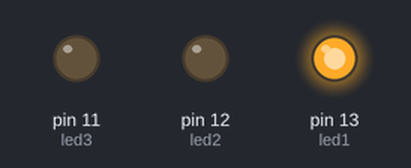
Bench run of a sketch on a simulated Arduino Uno, built with avr-gcc and run on an emulated ATmega328P. On the bench: output pins drawn as LEDs (lit = HIGH).

Above: at 0.5 s.
At 2.5 s:
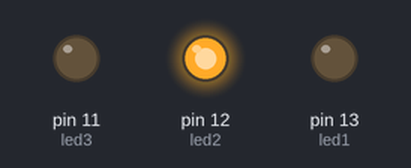
At 4.5 s:
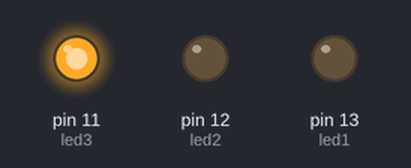
At 9.5 s:
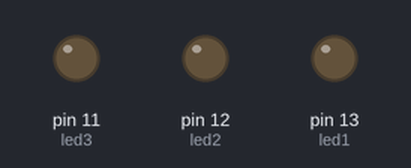
Timing chart, 0 to 10.4 s (numbered marks = the images above):
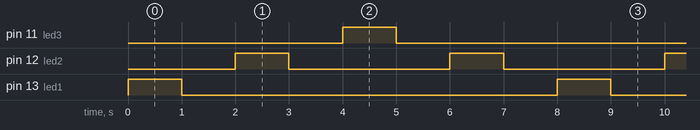

The sketch:

ledsblink.ino
```cpp
int led1=13;
int led2=12;
int led3=11;

void setup(){
  pinMode(led1,OUTPUT);
  pinMode(led2,OUTPUT);
  pinMode(led3,OUTPUT);
}

void loop(){
  int del=1000;
  digitalWrite(led1, HIGH);
  delay(del);
  digitalWrite(led1, LOW);
  delay(del);
  digitalWrite(led2, HIGH);
  delay(del);;
  digitalWrite(led2, LOW);
  delay(del);
  digitalWrite(led3, HIGH);
  delay(del);
  digitalWrite(led3, LOW);
  delay(del);
  digitalWrite(led2, HIGH);
  delay(del);
  digitalWrite(led2, LOW);
  delay(del);
}
```

Measured:
- by itself, pin 11 (led3), pin 13 (led1): alternates HIGH for 1.0 s and LOW for 7.0 s
- by itself, pin 12 (led2): alternates HIGH for 1.0 s and LOW for 3.0 s
- by itself, everything shown: repeats every 8.0 s, in 8 steps
